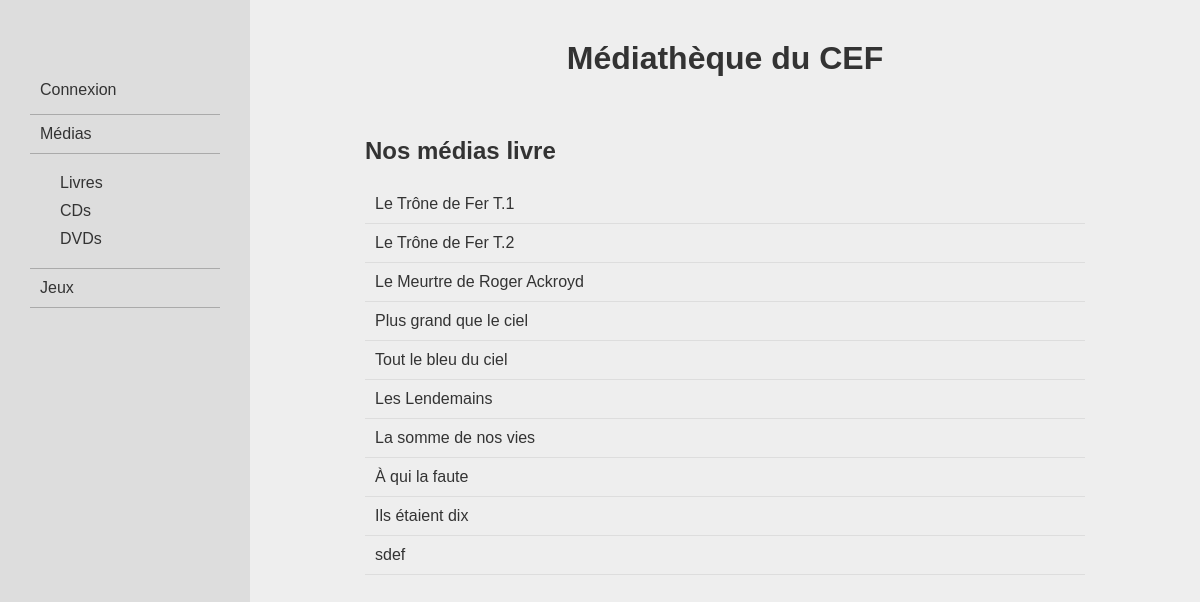
Page /livre on the committed database.
### logisticMediatheque/models.py (models this page shows)
class Medias (models.Model):
    title = models.CharField(max_length = 100, unique = True)
    issue = models.DateField()
    borrower = models.ForeignKey(Membres, on_delete= models.DO_NOTHING, null=True)
    dateLoan = models.DateField(null = True, blank = True)
    MEDIATYPES = [
        ("livre", "Livre"),
        ("cd", "CD"),
        ("dvd", "DVD")
    ]
    mediaType = models.CharField(choices=MEDIATYPES, max_length=5, default="livre")

### logisticMediatheque/views.py (the view)
# urls.py: path('<slug:item_type>', views.listMedias, name = 'listMedias'),
def listMedias(request, item_type):
    return render(request, "logisticMediatheque/listMedias.html", {
        "items": Medias.objects.all().filter( mediaType = item_type),
        "type": item_type
    })

### logisticMediatheque/templates/logisticMediatheque/listMedias.html (shortened to what this page needs)
{% extends 'logisticMediatheque/base.html' %}
{% block content %}
    <h2>Nos médias {{type}}</h2>
    {% for item in items %}
        <div class="item">
            <a href="{% url 'logisticMediatheque:mediaDetail' item.mediaType item.id %}">{{item.title}}</a>
        </div>
    {% endfor %}
{% endblock content %}

### mediathequeCEF/static/css/style.css (style rules this page uses)
body { background-color: #eee; color:#333; font-family: sans-serif; margin:0; box-sizing: border-box; }
a { text-decoration: none; color:#333; }
.item { border-bottom: 1px solid #ddd; margin: 0; padding: 10px; display: flex; justify-content: space-between; }

### rows in the picture
Medias: title "Le Trône de Fer T.1"
Medias: title "Le Trône de Fer T.2"
Medias: title "Le Meurtre de Roger Ackroyd"
Medias: title "Plus grand que le ciel"
Medias: title "Tout le bleu du ciel"
Medias: title "Les Lendemains"
Medias: title "La somme de nos vies"
Medias: title "À qui la faute"
Medias: title "Ils étaient dix"
Medias: title "sdef"

### other values in the picture
{{ type }} "livre"
